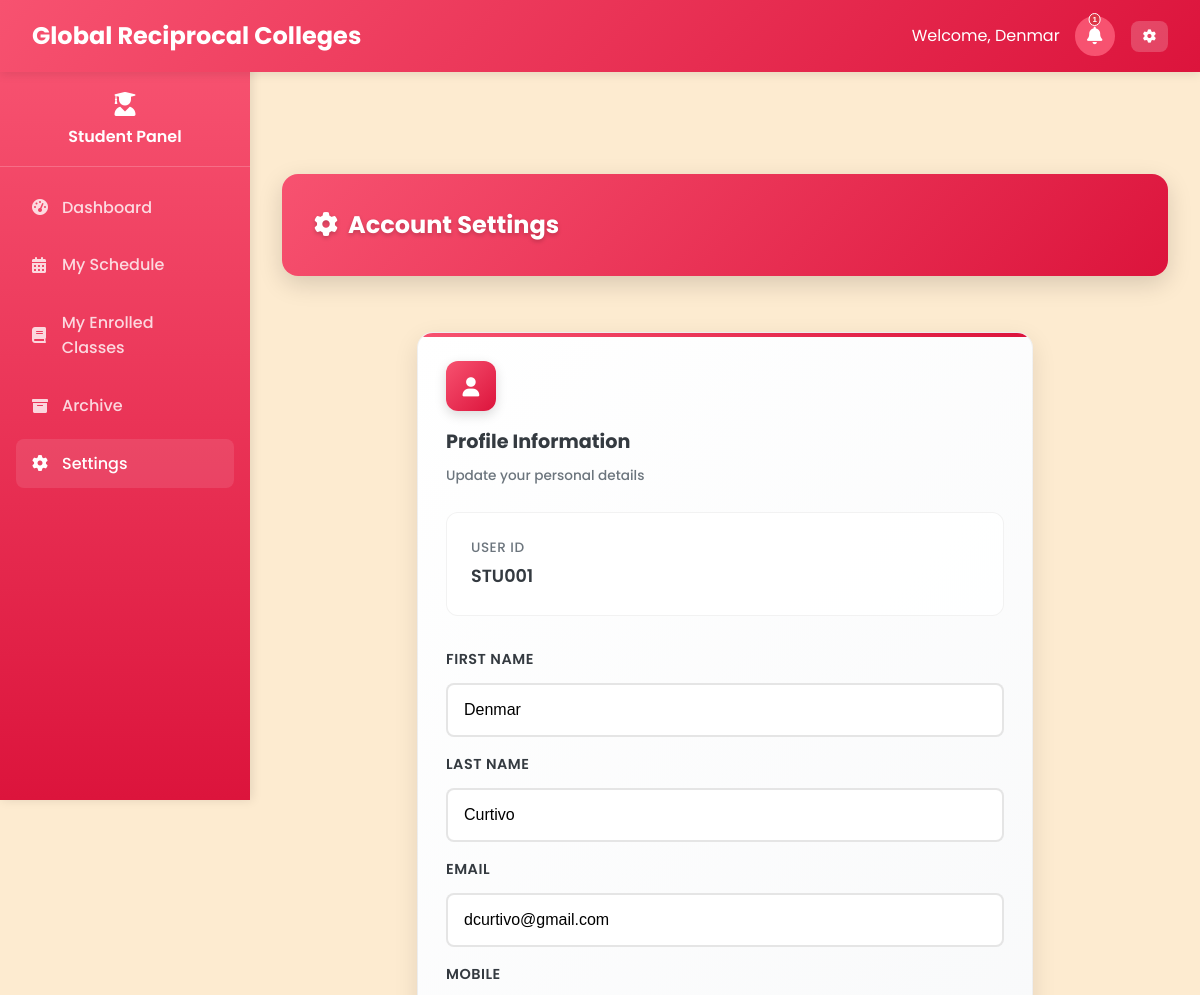
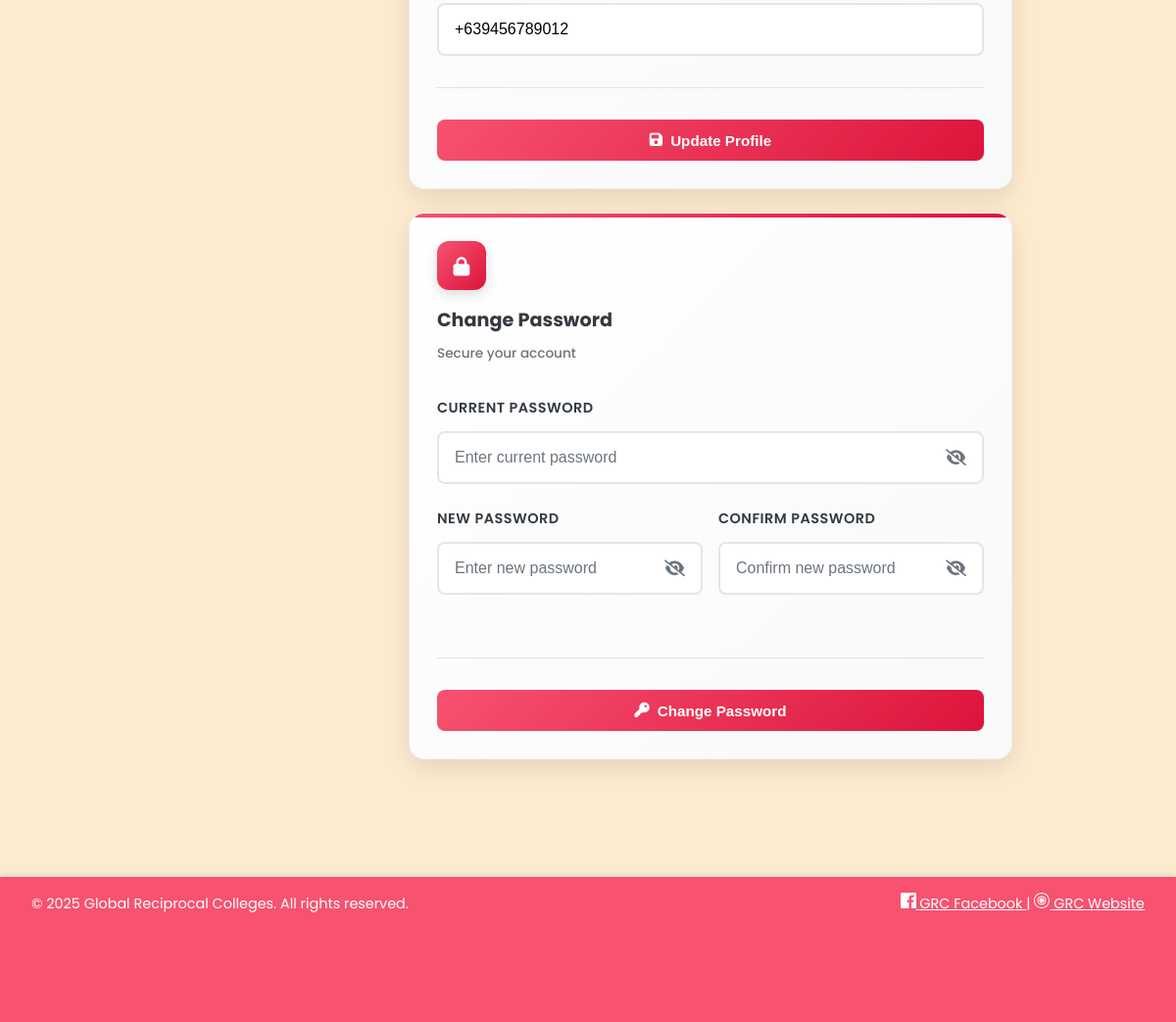
Screenshot of /Admin/settings.php (signed in) with the database file from the repository (2 pictures, top to bottom).
### tables this page shows
CREATE TABLE `students` (
  `student_id` varchar(20) NOT NULL,
  `first_name` varchar(50) NOT NULL,
  `last_name` varchar(50) NOT NULL,
  `middle_name` varchar(50) DEFAULT NULL,
  `email` varchar(100) NOT NULL,
  `password` varchar(255) NOT NULL,
  `mobile` varchar(15) NOT NULL,
  `address` text NOT NULL,
  `created_at` datetime NOT NULL,
  `updated_at` datetime NOT NULL,
  `section` varchar(10) DEFAULT NULL
);

### includes/navbar_student.php (the view, shortened to what this page needs)
<nav class="navbar">
    <div class="navbar-brand">
        <span class="navbar-title">Global Reciprocal Colleges</span>
    </div>
    <div class="navbar-user">
        <span>Welcome, <?php echo $_SESSION['first_name']; ?></span>
        <div class="navbar-actions">
            <button type="button" class="notification-btn <?php
                require_once '../php/db.php';
                $stmt = $pdo->prepare("
                    SELECT
                        er.request_id,
                        er.status,
                        er.requested_at,
                        er.processed_at,
                        c.class_name,
                        s.subject_name,
                        p.first_name as prof_first_name,
                        p.last_name as prof_last_name,
                        'enrollment' as request_type
                    FROM enrollment_requests er
                    JOIN classes c ON er.class_id = c.class_id
                    JOIN subjects s ON c.subject_id = s.subject_id
                    LEFT JOIN professors p ON er.processed_by = p.professor_id
                    WHERE er.student_id = ?
                    ORDER BY er.requested_at DESC
                ");
                $stmt->execute([$_SESSION['user_id']]);
                $enrollment_requests = $stmt->fetchAll();
                $stmt = $pdo->prepare("
                    SELECT
                        ur.request_id,
                        ur.status,
                        ur.requested_at,
                        ur.processed_at,
                        c.class_name,
                        s.subject_name,
                        p.first_name as prof_first_name,
                        p.last_name as prof_last_name,
                        'unenrollment' as request_type
                    FROM unenrollment_requests ur
                    JOIN classes c ON ur.class_id = c.class_id
                    JOIN subjects s ON c.subject_id = s.subject_id
                    LEFT JOIN professors p ON ur.processed_by = p.professor_id
                    WHERE ur.student_id = ?
                    ORDER BY ur.requested_at DESC
                ");
                $stmt->execute([$_SESSION['user_id']]);
                $unenrollment_requests = $stmt->fetchAll();
                $all_requests = array_merge($enrollment_requests, $unenrollment_requests);
                usort($all_requests, function($a, $b) {
                    return strtotime($b['requested_at']) - strtotime($a['requested_at']);
                });
                $pending_count = count(array_filter($all_requests, fn($r) => $r['status'] === 'pending'));
                if ($pending_count > 0) echo 'has-notifications';
            ?>" onclick="openNotificationModal()" title="Notifications">
                <i class="fas fa-bell"></i>
                <?php if ($pending_count > 0): ?>
                <span class="notification-badge"><?php echo $pending_count; ?></span>
                <?php endif; ?>
            </button>
            <div class="user-dropdown">
                <button type="button" class="dropdown-toggle" aria-haspopup="true" aria-expanded="false">
                    <i class="fas fa-cog" aria-hidden="true"></i>
                </button>
            </div>
        </div>
    </div>
</nav>

### Admin/settings.php (shortened to what this page needs)
<?php
require_once '../php/db.php';
$user_id = $_SESSION['user_id'];
$role = $_SESSION['role'];
if ($role == 'professor') {
    $stmt = $pdo->prepare("SELECT * FROM professors WHERE professor_id = ?");
    $stmt->execute([$user_id]);
    $user = $stmt->fetch(PDO::FETCH_ASSOC);
} elseif ($role == 'student') {
    $stmt = $pdo->prepare("SELECT * FROM students WHERE student_id = ?");
    $stmt->execute([$user_id]);
    $user = $stmt->fetch(PDO::FETCH_ASSOC);
} elseif ($role == 'admin') {
    $stmt = $pdo->prepare("SELECT * FROM administrators WHERE admin_id = ?");
    $stmt->execute([$user_id]);
    $user = $stmt->fetch(PDO::FETCH_ASSOC);
}
?>
<!DOCTYPE html>
<html lang="en">
<head>
    <link rel="stylesheet" href="../css/styles_fixed.css">
    <link rel="stylesheet" href="https://cdnjs.cloudflare.com/ajax/libs/font-awesome/6.0.0/css/all.min.css">
</head>
<body class="<?php echo $role; ?>">
    <?php
    if ($role == 'admin') {
        include '../includes/navbar_admin.php';
        include '../includes/sidebar_admin.php';
    } elseif ($role == 'professor') {
        include '../includes/navbar_professor.php';
    } elseif ($role == 'student') {
        include '../includes/navbar_student.php';
        include '../includes/sidebar_student.php';
    }
    ?>
    <main class="main-content">
        <div class="table-header-enhanced">
            <h2 class="table-title-enhanced"><i class="fas fa-cog" style="margin-right: 10px;"></i>Account Settings</h2>
        </div>
        <div class="dashboard-container">
            <div class="settings-grid">
                <div class="stat-card-enhanced">
                    <div class="stat-header-enhanced">
                        <div class="stat-icon-enhanced">
                            <i class="fas fa-user"></i>
                        </div>
                        <div class="stat-info-enhanced">
                            <h3 class="stat-title-enhanced">Profile Information</h3>
                            <span class="stat-subtitle-enhanced">Update your personal details</span>
                        </div>
                    </div>
                    <div class="current-info-enhanced">
                        <div class="info-grid">
                            <div class="info-item-enhanced">
                                <span class="info-label-enhanced">User ID</span>
                                <span class="info-value-enhanced"><?php echo $user_id; ?></span>
                            </div>
                        </div>
                    </div>
                    <form action="" method="POST" class="form-section-enhanced">
                        <div class="form-grid">
                            <div class="form-group-enhanced">
                                <label class="form-label-enhanced">First Name</label>
                                <input type="text" name="first_name" class="form-input-enhanced" value="<?php echo htmlspecialchars($user['first_name']); ?>" required placeholder="Enter your first name">
                            </div>
                            <div class="form-group-enhanced">
                                <label class="form-label-enhanced">Last Name</label>
                                <input type="text" name="last_name" class="form-input-enhanced" value="<?php echo htmlspecialchars($user['last_name']); ?>" required placeholder="Enter your last name">
                            </div>
                            <div class="form-group-enhanced">
                                <label class="form-label-enhanced">Email</label>
                                <input type="email" name="email" class="form-input-enhanced" value="<?php echo htmlspecialchars($user['email']); ?>" required placeholder="Enter your email">
                            </div>
                            <div class="form-group-enhanced">
                                <label class="form-label-enhanced">Mobile</label>
                                <input type="text" name="mobile" class="form-input-enhanced" value="<?php echo htmlspecialchars($user['mobile'] ?? '+639000000000'); ?>" required placeholder="Enter your mobile number">
                            </div>
                        </div>
                        <div class="stat-actions-enhanced">
                            <button type="submit" class="stat-primary-btn">
                                <i class="fas fa-save"></i> Update Profile
                            </button>
                        </div>
                    </form>
                </div>
                <div class="stat-card-enhanced">
                    <div class="stat-header-enhanced">
                        <div class="stat-icon-enhanced">
                            <i class="fas fa-lock"></i>
                        </div>
                        <div class="stat-info-enhanced">
                            <h3 class="stat-title-enhanced">Change Password</h3>
                            <span class="stat-subtitle-enhanced">Secure your account</span>
                        </div>
                    </div>
                    <form action="" method="POST" class="form-section-enhanced">
                        <div class="password-form-grid">
                            <div class="form-group-enhanced">
                                <label class="form-label-enhanced">Current Password</label>
                                <input type="password" name="current_password" class="form-input-enhanced" required placeholder="Enter current password">
                            </div>
                            <div class="form-grid">
                                <div class="form-group-enhanced">
                                    <label class="form-label-enhanced">New Password</label>
                                    <input type="password" name="new_password" class="form-input-enhanced" required placeholder="Enter new password">
                                </div>
                                <div class="form-group-enhanced">
                                    <label class="form-label-enhanced">Confirm Password</label>
                                    <input type="password" name="confirm_password" class="form-input-enhanced" required placeholder="Confirm new password">
                                </div>
                            </div>
                        </div>
                        <div class="stat-actions-enhanced">
                            <button type="submit" class="stat-primary-btn">
                                <i class="fas fa-key"></i> Change Password
                            </button>
                        </div>
                    </form>
                </div>
            </div>
        </div>
    </main>
    <?php include '../includes/footbar.php'; ?>
</body>
</html>

### css/styles_fixed.css (style rules this page uses)
:root { --primary: #F75270; --primary-dark: #DC143C; --primary-light: #F7CAC9; --secondary: #F75270; --accent: #F7CAC9; --light: #FDEBD0; --dark: #343a40; --gray: #6c757d; --light-gray: #F7CAC9; --success: #F7CAC9; --warning: #FDEBD0; --danger: #DC143C; --info: #F75270; }
* { margin: 0; padding: 0; box-sizing: border-box; }
body { font-family: 'Poppins', sans-serif; background-color: var(--light); color: var(--dark); line-height: 1.6; }
.navbar { background: linear-gradient(135deg, var(--primary) 0%, var(--primary-dark) 100%); color: white; padding: 1rem 2rem; display: flex; justify-content: space-between; align-items: center; box-shadow: 0 2px 10px rgba(0, 0, 0, 0.1); position: sticky; top: 0; z-index: 1000; }
.main-content { margin-top: 70px; padding: 2rem; min-height: calc(100vh - 70px); background: var(--light); transition: margin-left 0.3s ease; }
.navbar-brand { font-size: 1.5rem; font-weight: 700; display: flex; align-items: center; gap: 10px; }
.navbar-title { display: block; }
.navbar-user { display: flex; align-items: center; gap: 15px; }
.notification-btn { background: rgba(255, 255, 255, 0.2); border: none; color: white; padding: 8px 12px; border-radius: 8px; cursor: pointer; transition: background-color 0.3s ease; position: relative; font-size: 1.1rem; }
.notification-btn .fa-bell { font-size: 1.1rem; }
.notification-badge { position: absolute; top: -5px; right: -5px; background: #dc3545; color: white; border-radius: 50%; width: 18px; height: 18px; font-size: 0.7rem; font-weight: bold; display: flex; align-items: center; justify-content: center; border: 2px solid white; }
.user-dropdown { position: relative; }
.dropdown-toggle { background: rgba(255, 255, 255, 0.2); border: none; color: white; padding: 8px 12px; border-radius: 8px; cursor: pointer; transition: background-color 0.3s ease; }
.main-content { margin-left: 250px; margin-top: 70px; padding: 2rem; min-height: calc(100vh - 70px); background: var(--light); transition: margin-left 0.3s ease, padding 0.3s ease; }
.dashboard-container { max-width: 1200px; margin: 0 auto; padding: 2rem; }
.stat-card-enhanced { background: linear-gradient(135deg, #ffffff 0%, #f8f9fa 100%); border-radius: 16px; padding: 2rem; box-shadow: 0 8px 25px rgba(0, 0, 0, 0.1); border: 1px solid rgba(0, 0, 0, 0.05); transition: all 0.3s ease; position: relative; overflow: hidden; }
.stat-card-enhanced::before { content: ''; position: absolute; top: 0; left: 0; right: 0; height: 4px; background: linear-gradient(90deg, var(--primary) 0%, var(--primary-dark) 100%); }
.stat-header-enhanced { display: flex; align-items: center; gap: 1rem; margin-bottom: 1.5rem; }
.stat-icon-enhanced { width: 50px; height: 50px; background: linear-gradient(135deg, var(--primary) 0%, var(--primary-dark) 100%); border-radius: 12px; display: flex; align-items: center; justify-content: center; color: white; font-size: 1.2rem; box-shadow: 0 4px 12px rgba(0, 0, 0, 0.15); }
.stat-info-enhanced { flex: 1; }
.stat-title-enhanced { font-size: 1.25rem; font-weight: 700; color: var(--dark); margin: 0 0 0.25rem 0; }
.stat-subtitle-enhanced { font-size: 0.9rem; color: var(--gray); font-weight: 500; }
.stat-actions-enhanced { border-top: 1px solid rgba(0, 0, 0, 0.1); padding-top: 1.5rem; }
.stat-primary-btn { background: linear-gradient(135deg, var(--primary) 0%, var(--primary-dark) 100%); color: white; border: none; padding: 0.75rem 1.5rem; border-radius: 8px; cursor: pointer; font-size: 0.95rem; font-weight: 600; display: inline-flex; align-items: center; gap: 0.5rem; transition: transform 0.2s, box-shadow 0.2s; }
.table-header-enhanced { background: linear-gradient(135deg, var(--primary) 0%, var(--primary-dark) 100%); padding: 2rem; border-radius: 16px; margin-bottom: 2rem; box-shadow: 0 8px 25px rgba(0, 0, 0, 0.15); display: flex; justify-content: space-between; align-items: center; }
.table-title-enhanced { color: white; font-size: 1.5rem; font-weight: 700; margin: 0; text-shadow: 0 2px 4px rgba(0, 0, 0, 0.2); }

### includes/sidebar_student.php (style rules this page uses)
.main-content { margin-left: 250px; padding: 2rem; width: calc(100% - 250px); box-sizing: border-box; }

### rows the page displays
students: first_name "Denmar", last_name "Curtivo", email "dcurtivo@gmail.com", mobile "+639456789012"

### other values shown
$_SESSION['first_name'] "Denmar"
$pending_count "1"
$user_id "STU001"
